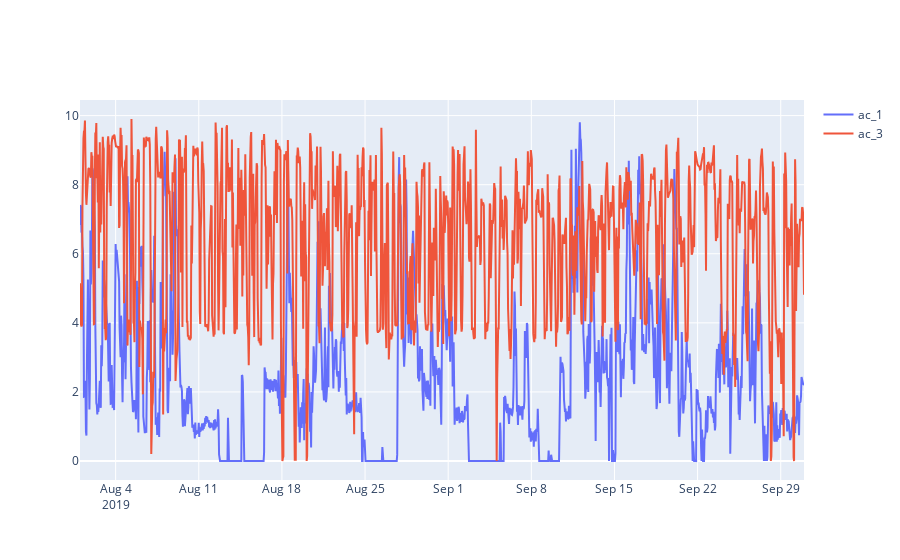

This figure's notebook cell:
### Code cell
fig = go.Figure()

fig.add_trace(go.Scatter(
    name="ac_1",
    x=ac_pwr_hourly_df.index,
    y=ac_pwr_hourly_df["ac_1"]
))

# fig.add_trace(go.Scatter(
#   name="ac_2",
#   x=ac_pwr_hourly_df.index,
#   y=ac_pwr_hourly_df["ac_2"]
# ))

fig.add_trace(go.Scatter(
  name="ac_3",
  x=ac_pwr_hourly_df.index,
  y=ac_pwr_hourly_df["ac_18"]
))

fig.show()

### Figure 1 — Plotly figure (JSON) as saved in the notebook; plotly's stock layout.template omitted (floating-point values rounded to 4 significant figures; data arrays with more than 128 entries replaced by an {"elided": "..."} marker saying what was removed)
{"data": [{"name": "ac_1", "type": "scatter", "x": {"elided": "1464 str values"}, "y": {"elided": "1464 float values"}}, {"name": "ac_3", "type": "scatter", "x": {"elided": "1464 str values"}, "y": {"elided": "1464 float values"}}], "layout": {}}
